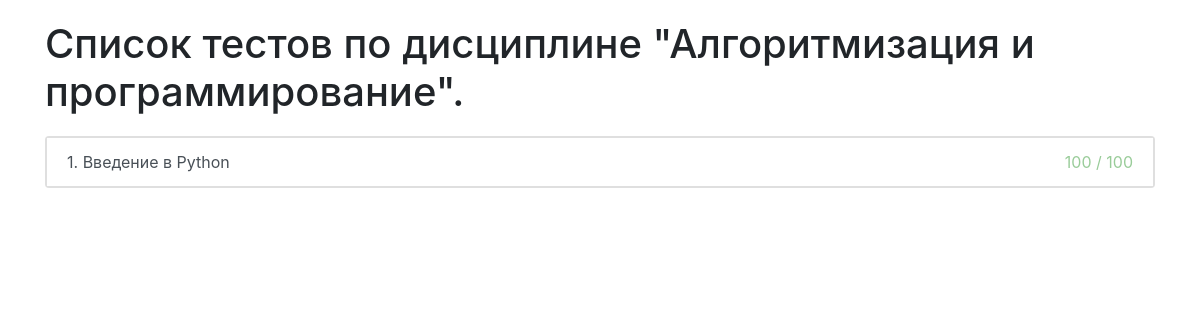
Before: /tests/ (signed in) with the older database file.
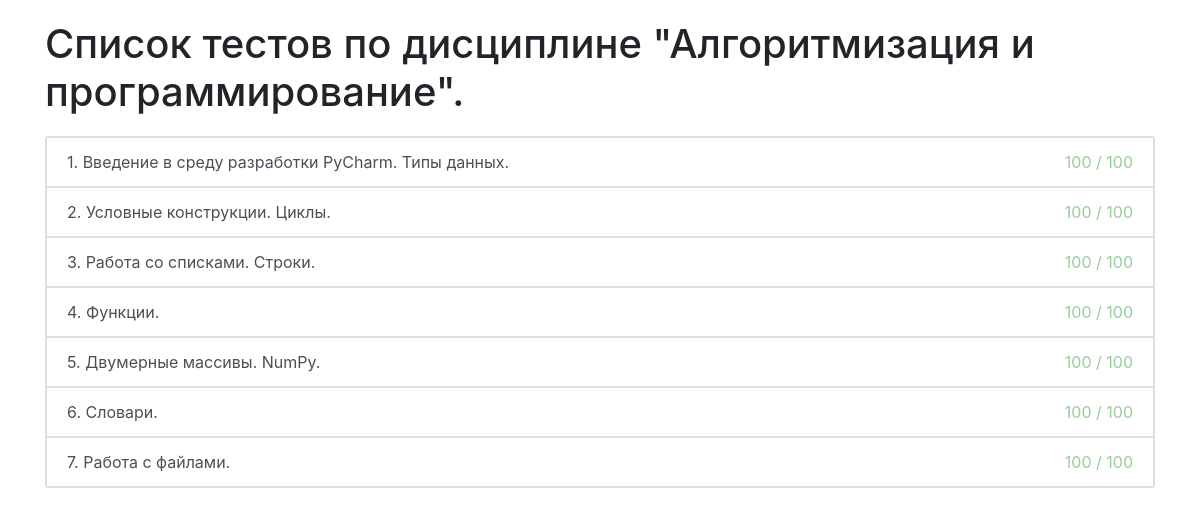
After: the same page with the newer database file.
### tests/models.py (models this page shows)
class Topic(models.Model):
    subject_id = models.ForeignKey(Subject, on_delete=models.CASCADE)
    name = models.CharField(max_length=50)

### tests/views.py (the view)
# urls.py: path('', views.show_tests, name='show tests'),
@login_required(login_url='/account/auth/', redirect_field_name='')
def show_tests(request):
    questions = Topic.objects.all()
    return render(request, 'tests/tests.html', {'data': questions})

### templates/tests/tests.html (shortened to what this page needs)
{% extends "tests/base.html" %}
{% block header %}Список тестов по дисциплине "Алгоритмизация и программирование".{% endblock header %}
{% block content %}
    <div class="card"><ul class="list-group list-group-flush">
    {% for topic in data %}
        <a href="{{ topic.id }}">
        <li class="list-group-item list-group-item-action">
            <div style="display: flex; flex-direction: row; justify-content: space-between">
                <div>
                    {{ topic.id }}. {{ topic.name}}
                </div>
                <div style="color: #9c9">
                    100 / 100
                </div>
            </div>
        </li></a>
    {% endfor %}
    </ul></div>
{% endblock content %}

### templates/tests/base.html (shortened to what this page needs)
<!DOCTYPE html>
<html>
<head>
    <link rel="stylesheet" href="https://stackpath.bootstrapcdn.com/bootstrap/4.5.1/css/bootstrap.min.css">
    {% load bootstrap %}
</head>
<body>
    <div class="container">
        <h1 style="margin-bottom: 20px; margin-top: 20px">{% block header %}{% endblock header %}</h1>
        <div>{% block content %}{% endblock content %}</div>
    </div>
</body>
</html>

Changed rows visible on the page:
changed Topic id 1: name "Введение в Python" → "Введение в среду разработки PyCharm. Типы данных."
added Topic: id "2", name "Условные конструкции. Циклы."
added Topic: id "3", name "Работа со списками. Строки."
added Topic: id "4", name "Функции."
added Topic: id "5", name "Двумерные массивы. NumPy."
added Topic: id "6", name "Словари."
added Topic: id "7", name "Работа с файлами."
